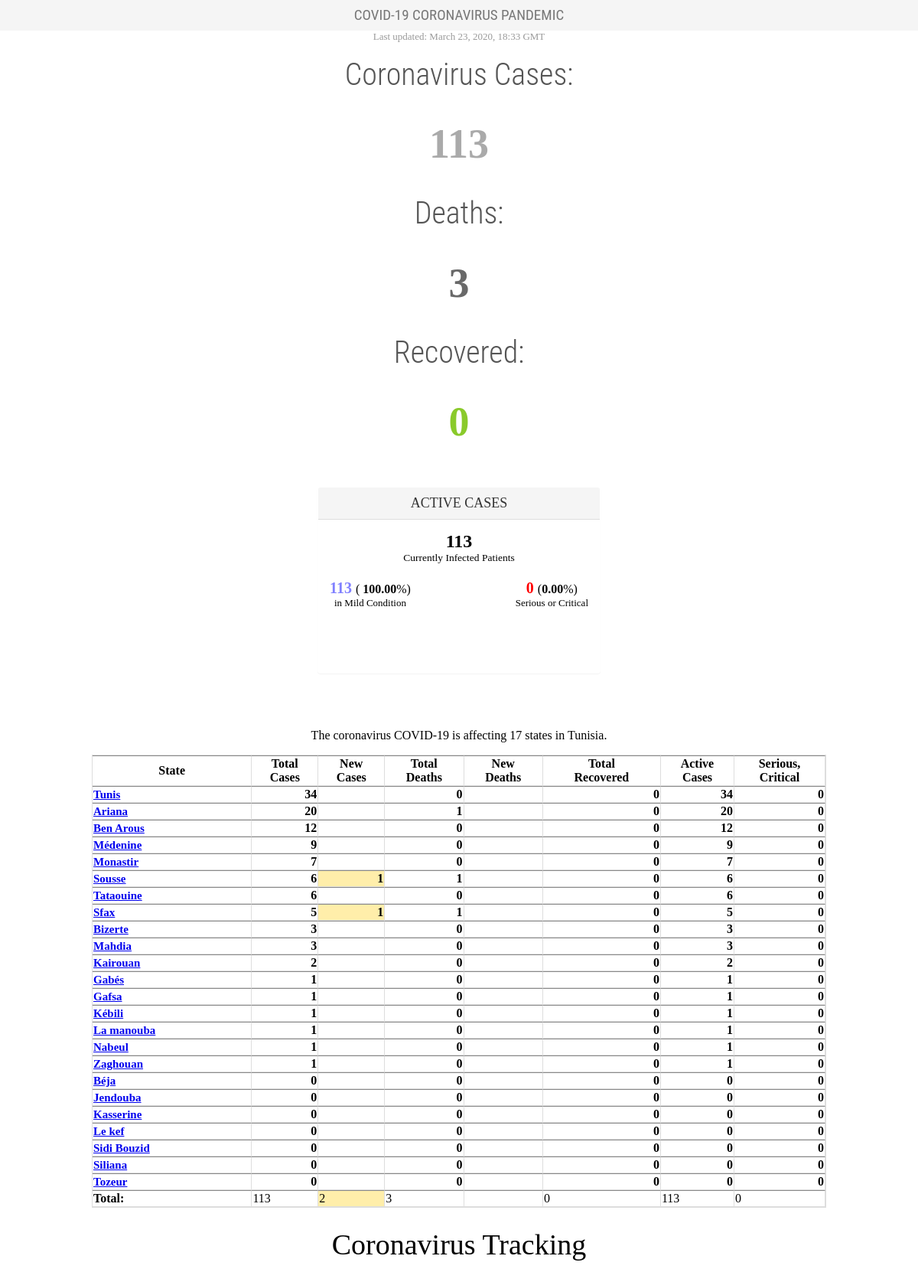
The page / on the database its author committed.
### dbSetup.py (models this page shows, shortened)
class Cases(Base):
    __tablename__ = 'cases'
    state          = Column(String(25), primary_key = True)
    totalcases        = Column(Integer)
    newcases        = Column(Integer)
    totaldeath        = Column(Integer)
    newdeath        = Column(Integer)
    totalrecovered        = Column(Integer)
    serious        = Column(Integer)

### project.py (the view)
@app.route('/')
def main():
    Casess = session.query(Cases).order_by(Cases.totalcases.desc())
    loged = False
    return render_template('main.html', Cases=Casess)

### templates/main.html (shortened to what this page needs)
<!DOCTYPE html>
<html>
  <head>
    <link href='https://api.tiles.mapbox.com/mapbox-gl-js/v1.8.1/mapbox-gl.css' rel='stylesheet' />
  </head>
  <body>
      <div id="d1"> COVID-19 CORONAVIRUS PANDEMIC </div>
      <div style="font-size:13px; color:#999; text-align:center">Last updated: March 23, 2020, 18:33 GMT</div>
      <br>
      <h1 class="c1">  Coronavirus Cases: </h1>
      <h1 class="cases" style="color:#aaa ;">  {{ Cases | sum(attribute='totalcases') }} </h1>
      <h1 class="c1">  Deaths:</h1>
      <h1  class="cases"> {{ Cases | sum(attribute='totaldeath') }}</h1>
      <h1 class="c1">  Recovered: </h1>
      <h1 class="cases" style="color:#8ACA2B ;">  {{ Cases | sum(attribute='totalrecovered') }} </h1>
      <br>
	{% set activecases = ( Cases | sum(attribute='totalcases') )- ( Cases | sum(attribute='totalrecovered') )  %}
	{% set seriouscases =  Cases | sum(attribute='serious') %}
	{% set numberstates = Cases|selectattr('totalcases', '!=' , 0)|list|length %}
        <div class="col-md-6">
    <div class="panel panel-default">
        <div class="panel-heading" style="text-align:center">
            <span class="panel-title" style="font-size:18px; text-transform:uppercase; font-weight:100">
                Active Cases
            </span>
        </div>
        <div class="panel-body" style="text-align:center; height:200px;">
            <div class="panel_flip">
                <div class="panel_front" style="width:100%;height:100%;">
                    <div class="number-table-main">{{ activecases  }}</div>
                    <div style="font-size:13.5px">Currently Infected Patients</div>
                    <div style="padding-top:20px;position:relative;text-align:center; ">
                        <div style="float:left; text-align:center">
                            <span class="number-table" style="color:#8080FF">{{ activecases - seriouscases  }} </span> (<strong> {{ '%0.2f' % (( (activecases - seriouscases) / activecases ) * 100 )}}</strong>%)
                            <div style="font-size:13px">in Mild Condition</div><br>
                        </div>
                        <div style="float:right; text-align:center"><span class="number-table" style="color:red ">{{ seriouscases }} </span> (<strong>{{ '%0.2f' % ((seriouscases / activecases ) * 100 )}}</strong>%)
                            <div style="font-size:13px">Serious or Critical</div><br>
                        </div>
                    </div>
                </div>
    </div>
</div>
            </div>
      </div>
    <br>
      <br>
	{% if numberstates > 1 %}
        <p style="text-align: center;"> The coronavirus COVID-19 is affecting {{ numberstates }} states in Tunisia.</p>
        {% endif %}
          <table id="main_table_countries_today" class="table table-bordered table-hover main_table_countries dataTable no-footer" style="width: 80%;margin-left:auto;margin-right:auto;" border="1">
                    <thead>
                        <tr role="row"><th width="100" class="sorting" tabindex="0" aria-controls="main_table_countries_today" rowspan="1" colspan="1" aria-label="Country,Other: activate to sort column ascending" style="width: 101px;">State</th><th width="20" class="sorting_desc" tabindex="0" aria-controls="main_table_countries_today" rowspan="1" colspan="1" aria-sort="descending" aria-label="TotalCases: activate to sort column ascending" style="width: 42px;">Total<br>Cases</th><th width="30" class="sorting" tabindex="0" aria-controls="main_table_countries_today" rowspan="1" colspan="1" aria-label="NewCases: activate to sort column ascending" style="width: 42px;">New<br>Cases</th><th width="30" class="sorting" tabindex="0" aria-controls="main_table_countries_today" rowspan="1" colspan="1" aria-label="TotalDeaths: activate to sort column ascending" style="width: 48px;">Total<br>Deaths</th><th width="30" class="sorting" tabindex="0" aria-controls="main_table_countries_today" rowspan="1" colspan="1" aria-label="NewDeaths: activate to sort column ascending" style="width: 48px;">New<br>Deaths</th><th width="30" class="sorting" tabindex="0" aria-controls="main_table_countries_today" rowspan="1" colspan="1" aria-label="TotalRecovered: activate to sort column ascending" style="width: 73px;">Total<br>Recovered</th><th width="30" class="sorting" tabindex="0" aria-controls="main_table_countries_today" rowspan="1" colspan="1" aria-label="ActiveCases: activate to sort column ascending" style="width: 43px;">Active<br>Cases</th><th width="30" class="sorting" tabindex="0" aria-controls="main_table_countries_today" rowspan="1" colspan="1" aria-label="Serious,Critical: activate to sort column ascending" style="width: 56px;">Serious,<br>Critical</th></tr>
                    </thead>
                    <tbody>
                     {% for ca in Cases %}
                             <tr style="" role="row" class="odd">
                                <td style="font-weight: bold; font-size:15px; text-align:left;"><a class="mt_a" href="#">{{ca.state}}</a></td>
                                <td style="font-weight: bold; text-align:right" class="sorting_1">{{ca.totalcases}}</td>
				{% if ca.newcases > 0 %}
                                <td style="font-weight: bold; text-align:right;background-color:#FFEEAA;">{{ca.newcases}}</td>
				{% else %}
                                <td></td>
				{% endif %}
                                <td style="font-weight: bold; text-align:right;">{{ca.totaldeath}}</td>
				{% if ca.newdeath > 0 %}
                                <td style="font-weight: bold; text-align:right;background-color:red; color:white">{{ca.newdeath}}</td>
				{% else %}
                                <td></td>
				{% endif %}
                                <td style="font-weight: bold; text-align:right">{{ca.totalrecovered}}</td>
                                <td style="text-align:right;font-weight:bold;">{{ca.totalcases - ca.totalrecovered}}</td>
                                <td style="font-weight: bold; text-align:right">{{ca.serious}}</td>
                            </tr>
                        {% endfor %}
                               </tbody>
                    <tbody>
                        <tr class="total_row">
                            <td><strong>Total:</strong></td>
                            <td>{{ Cases | sum(attribute='totalcases') }}</td>
				{% if (Cases | sum(attribute='newcases')) > 0 %}
                            <td style="background-color:#FFEEAA; color:#000;">{{ Cases | sum(attribute='newcases') }}</td>
				{% else %}
                            <td></td>
				{% endif %}
                            <td>{{ Cases | sum(attribute='totaldeath') }}</td>
				{% if (Cases | sum(attribute='newdeath')) > 0 %}
                            <td style="background-color:red; color:#fff">{{ Cases | sum(attribute='newdeath') }}</td>
				{% else %}
                            <td></td>
				{% endif %}
                            <td>{{ Cases | sum(attribute='totalrecovered') }}</td>
                            <td>{{ ( Cases | sum(attribute='totalcases') )- ( Cases | sum(attribute='totalrecovered') )  }}</td>
                            <td>{{ Cases | sum(attribute='serious') }} </td>
                        </tr>
                    </tbody>
                </table>
      <h1 id="interactive-heading" class="interactive-heading css-1s4ffep e1h9rw200" itemprop="headline">Coronavirus Tracking </h1>
      <br>
      <br>
  </body>
</html>

### templates/main.html (style rules this page uses)
body { margin: 0; padding: 0; background-color: white; }
.number-table-main { font-size: 24px; font-weight: bold; }
.c1 { color: #555; font-size: 40px; margin:0; font-weight: 300; font-family: 'Roboto Condensed', sans-serif; text-align:center; }
.cases { font-size: 54px; font-weight: 700; color: #696969; text-align:center; }
#d1 { background-color: #f5f5f5; text-align: center; color: #777; font-size: 19px; text-transform: uppercase; line-height: 40px; font-family: 'Roboto Condensed', sans-serif; margin:0; }
.panel-default { border-color: #ddd; }
.panel-body { padding: 15px; }
.panel { text-align: center; margin-bottom: 20px; background-color: #fff; border: 1px solid transparent; border-radius: 4px; -webkit-box-shadow: 0 1px 1px rgba(0,0,0,.05); box-shadow: 0 1px 1px rgba(0,0,0,.05); }
.panel-title { margin-top: 0; margin-bottom: 0; font-size: 16px; color: inherit; }
.panel-heading { padding: 10px 15px; border-bottom: 1px solid transparent; border-top-left-radius: 3px; border-top-right-radius: 3px; }
.panel-default>.panel-heading { color: #333; background-color: #f5f5f5; border-color: #ddd; }
* { -webkit-box-sizing: border-box; -moz-box-sizing: border-box; box-sizing: border-box; }
.number-table { font-size: 20px; font-weight: bold; }
.col-lg-1, .col-lg-10, .col-lg-11, .col-lg-12, .col-lg-2, .col-lg-3, .col-lg-4, .col-lg-5, .col-lg-6, .col-lg-7, .col-lg-8, .col-lg-9, .col-md-1, .col-md-10, .col-md-11, .col-md-12, .col-md-2, .col-md-3, .col-md-4, .col-md-5, .col-md-6, .col-md-7, .col-md-8, .col-md-9, .col-sm-1, .col-sm-10, .col-sm-11, .col-sm-12, .col-sm-2, .col-sm-3, .col-sm-4, .col-sm-5, .col-sm-6, .col-sm-7, .col-sm-8, .col-sm-9, .col-xs-1, .col-xs-10, .col-xs-11, .col-xs-12, .col-xs-2, .col-xs-3, .col-xs-4, .col-xs-5, .col-xs-6, .col-xs-7, .col-xs-8, .col-xs-9 { position: relative; min-height: 1px; padding-right: 15px; padding-left: 15px; width: 400px; margin-left:auto;margin-right:auto; }
table { display: table; border-collapse: separate; border-spacing: 0; border-color: grey; position:relative; margin-left:auto;margin-right:auto; }
table.dataTable { clear: both; margin-top: 6px !important; margin-bottom: 6px !important; max-width: none !important; border-collapse: separate !important; }
.table-bordered { border: 1px solid #ddd; }
table.table-bordered.dataTable th, table.table-bordered.dataTable td { border-left-width: 0; }
table.dataTable thead .sorting, table.dataTable thead .sorting_asc, table.dataTable thead .sorting_desc, table.dataTable thead .sorting_asc_disabled, table.dataTable thead .sorting_desc_disabled { cursor: pointer; position: relative; }
tr { display: table-row; vertical-align: inherit; border-color: inherit; }
#interactive-heading { text-align: center; font-style: normal; font-weight: 500; text-rendering: optimizeLegibility; font-feature-settings: "kern"; -webkit-font-feature-settings: "kern"; -moz-font-feature-settings: "kern"; -moz-font-feature-settings: "kern=1"; font-size: 38px; line-height: 46px; }

### rows shown on the page
Cases: state "Tunis", totalcases "34", newcases 0 (drawn), totaldeath "0", newdeath 0 (drawn), totalrecovered "0", ca.totalcases-ca.totalrecovered "34", serious "0"
Cases: state "Ariana", totalcases "20", newcases 0 (drawn), totaldeath "1", newdeath 0 (drawn), totalrecovered "0", ca.totalcases-ca.totalrecovered "20", serious "0"
Cases: state "Ben Arous", totalcases "12", newcases 0 (drawn), totaldeath "0", newdeath 0 (drawn), totalrecovered "0", ca.totalcases-ca.totalrecovered "12", serious "0"
Cases: state "Médenine", totalcases "9", newcases 0 (drawn), totaldeath "0", newdeath 0 (drawn), totalrecovered "0", ca.totalcases-ca.totalrecovered "9", serious "0"
Cases: state "Monastir", totalcases "7", newcases 0 (drawn), totaldeath "0", newdeath 0 (drawn), totalrecovered "0", ca.totalcases-ca.totalrecovered "7", serious "0"
Cases: state "Sousse", totalcases "6", newcases "1", totaldeath "1", newdeath 0 (drawn), totalrecovered "0", ca.totalcases-ca.totalrecovered "6", serious "0"
Cases: state "Tataouine", totalcases "6", newcases 0 (drawn), totaldeath "0", newdeath 0 (drawn), totalrecovered "0", ca.totalcases-ca.totalrecovered "6", serious "0"
Cases: state "Sfax", totalcases "5", newcases "1", totaldeath "1", newdeath 0 (drawn), totalrecovered "0", ca.totalcases-ca.totalrecovered "5", serious "0"
Cases: state "Bizerte", totalcases "3", newcases 0 (drawn), totaldeath "0", newdeath 0 (drawn), totalrecovered "0", ca.totalcases-ca.totalrecovered "3", serious "0"
Cases: state "Mahdia", totalcases "3", newcases 0 (drawn), totaldeath "0", newdeath 0 (drawn), totalrecovered "0", ca.totalcases-ca.totalrecovered "3", serious "0"
Cases: state "Kairouan", totalcases "2", newcases 0 (drawn), totaldeath "0", newdeath 0 (drawn), totalrecovered "0", ca.totalcases-ca.totalrecovered "2", serious "0"
Cases: state "Gabés", totalcases "1", newcases 0 (drawn), totaldeath "0", newdeath 0 (drawn), totalrecovered "0", ca.totalcases-ca.totalrecovered "1", serious "0"
Cases: state "Gafsa", totalcases "1", newcases 0 (drawn), totaldeath "0", newdeath 0 (drawn), totalrecovered "0", ca.totalcases-ca.totalrecovered "1", serious "0"
Cases: state "Kébili", totalcases "1", newcases 0 (drawn), totaldeath "0", newdeath 0 (drawn), totalrecovered "0", ca.totalcases-ca.totalrecovered "1", serious "0"
Cases: state "La manouba", totalcases "1", newcases 0 (drawn), totaldeath "0", newdeath 0 (drawn), totalrecovered "0", ca.totalcases-ca.totalrecovered "1", serious "0"
Cases: state "Nabeul", totalcases "1", newcases 0 (drawn), totaldeath "0", newdeath 0 (drawn), totalrecovered "0", ca.totalcases-ca.totalrecovered "1", serious "0"
Cases: state "Zaghouan", totalcases "1", newcases 0 (drawn), totaldeath "0", newdeath 0 (drawn), totalrecovered "0", ca.totalcases-ca.totalrecovered "1", serious "0"
Cases: state "Béja", totalcases "0", newcases 0 (drawn), totaldeath "0", newdeath 0 (drawn), totalrecovered "0", ca.totalcases-ca.totalrecovered "0", serious "0"
Cases: state "Jendouba", totalcases "0", newcases 0 (drawn), totaldeath "0", newdeath 0 (drawn), totalrecovered "0", ca.totalcases-ca.totalrecovered "0", serious "0"
Cases: state "Kasserine", totalcases "0", newcases 0 (drawn), totaldeath "0", newdeath 0 (drawn), totalrecovered "0", ca.totalcases-ca.totalrecovered "0", serious "0"
Cases: state "Le kef", totalcases "0", newcases 0 (drawn), totaldeath "0", newdeath 0 (drawn), totalrecovered "0", ca.totalcases-ca.totalrecovered "0", serious "0"
Cases: state "Sidi Bouzid", totalcases "0", newcases 0 (drawn), totaldeath "0", newdeath 0 (drawn), totalrecovered "0", ca.totalcases-ca.totalrecovered "0", serious "0"
Cases: state "Siliana", totalcases "0", newcases 0 (drawn), totaldeath "0", newdeath 0 (drawn), totalrecovered "0", ca.totalcases-ca.totalrecovered "0", serious "0"
Cases: state "Tozeur", totalcases "0", newcases 0 (drawn), totaldeath "0", newdeath 0 (drawn), totalrecovered "0", ca.totalcases-ca.totalrecovered "0", serious "0"

### other values the page prints
{{ Cases | sum(attribute='totalcases') }} "113"
{{ Cases | sum(attribute='totaldeath') }} "3"
{{ Cases | sum(attribute='totalrecovered') }} "0"
{{ activecases }} "113"
{{ activecases - seriouscases }} "113"
{{ '%0.2f' % (( (activecases - seriouscases) / activecases ) * 100 ) }} "100.00"
{{ seriouscases }} "0"
{{ '%0.2f' % ((seriouscases / activecases ) * 100 ) }} "0.00"
{{ numberstates }} "17"
{{ Cases | sum(attribute='newcases') }} "2"
{{ Cases | sum(attribute='serious') }} "0"
